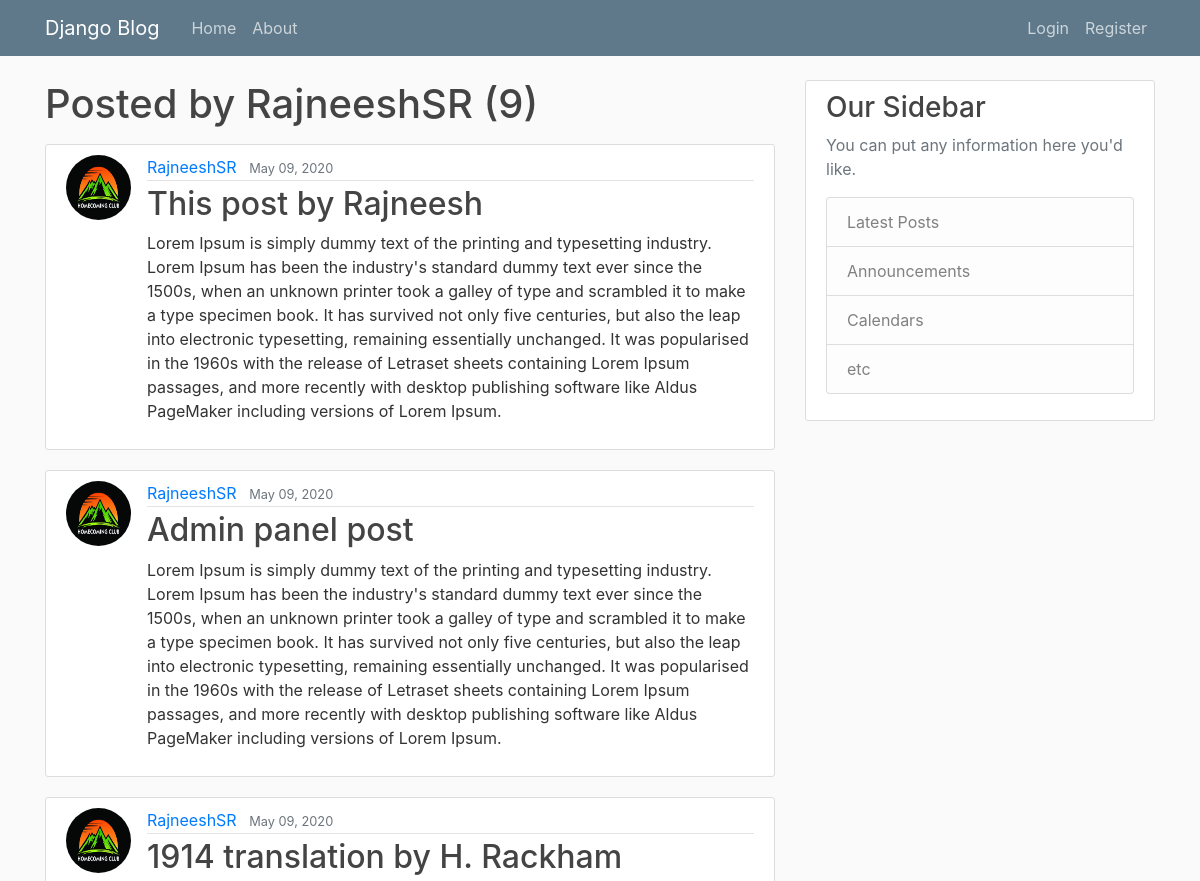
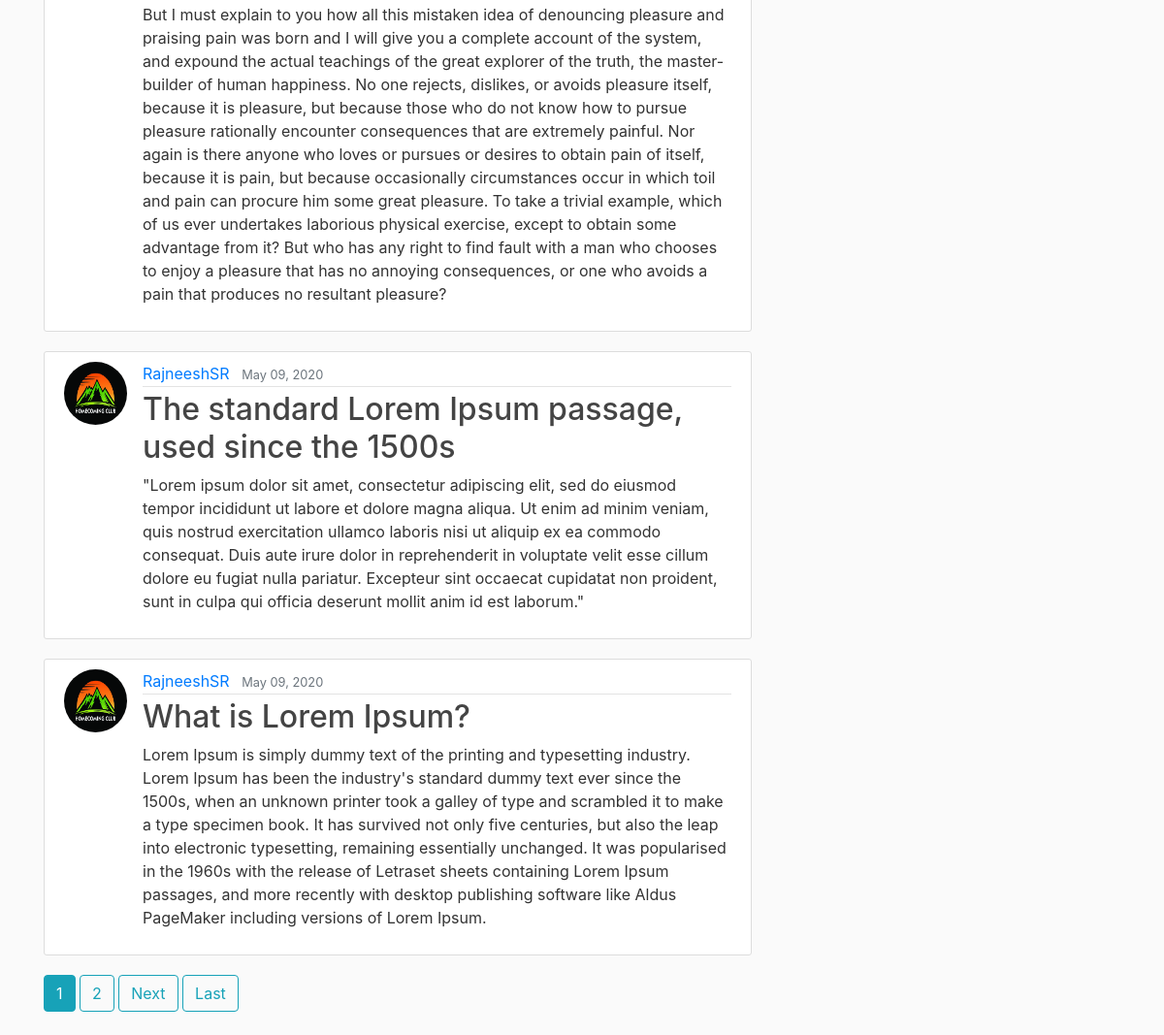
Page /user/RajneeshSR on the committed database (2 pictures, top to bottom).
### blog/models.py (models this page shows, shortened)
class Post(models.Model):
    title = models.CharField(max_length=100)
    content = models.TextField()
    date_posted = models.DateTimeField(default=timezone.now)
    author = models.ForeignKey(User, on_delete=models.CASCADE)

### users/models.py (models this page shows, shortened)
class Profile(models.Model):
    user = models.OneToOneField(User, on_delete=models.CASCADE)
    image = models.ImageField(default='default.jpg', upload_to='profile_pics')

### blog/views.py (the view)
# urls.py: path('user/<str:username>', UserPostListView.as_view(), name='user-posts'),
class UserPostListView(ListView):
    model = Post
    template_name = 'blog/user_posts.html'  # <app>/<model>_<viewtype>.html
    context_object_name = 'posts'
    paginate_by = 5
    def get_queryset(self):
        user = get_object_or_404(User, username=self.kwargs.get('username'))
        return Post.objects.filter(author=user).order_by('-date_posted')

### blog/templates/blog/user_posts.html (shortened to what this page needs)
{% extends "blog/base.html" %}
{% block content %}
    <h1 class="mb-3">Posted by {{ view.kwargs.username }} ({{ page_obj.paginator.count }})</h1>
    {% for post in posts %}
        <article class="media content-section">
            <img class="rounded-circle article-img" src="{{ post.author.profile.image.url }}">
          <div class="media-body">
            <div class="article-metadata">
              <a class="mr-2" href="{% url 'user-posts' post.author.username %}">{{ post.author }}</a>
              <small class="text-muted">{{ post.date_posted|date:"F d, Y" }}</small>
            </div>
            <h2><a class="article-title" href="{% url 'post-detail' post.id %}">{{ post.title }}</a></h2>
            <p class="article-content">{{ post.content }}</p>
          </div>
        </article>
    {% endfor %}
    {% if is_paginated %}
        {% for num in page_obj.paginator.page_range %}
            {% if page_obj.number == num %}
                <a class="btn btn-info mb-4" href="?page={{ num }}">{{ num }}</a>
            {% elif num > page_obj.number|add:'-3' and num < page_obj.number|add:'3' %}
                <a class="btn btn-outline-info mb-4" href="?page={{ num }}">{{ num }}</a>
            {% endif %}
        {% endfor %}
        {% if page_obj.has_next %}
            <a class="btn btn-outline-info mb-4" href="?page={{ page_obj.next_page_number">Next</a>
            <a class="btn btn-outline-info mb-4" href="?page={{ page_obj.paginator.num_pages }}">Last</a>
        {% endif %}
    {% endif %}
{% endblock content %}

### blog/static/blog/main.css (style rules this page uses)
body { background: #fafafa; color: #333333; margin-top: 5rem; }
h1, h2, h3, h4, h5, h6 { color: #444444; }
.content-section { background: #ffffff; padding: 10px 20px; border: 1px solid #dddddd; border-radius: 3px; margin-bottom: 20px; }
.article-title { color: #444444; }
.article-content { white-space: pre-line; }
.article-img { height: 65px; width: 65px; margin-right: 16px; }
.article-metadata { padding-bottom: 1px; margin-bottom: 4px; border-bottom: 1px solid #e3e3e3 }

### rows in the picture
Post: author.profile.image (picture), author "RajneeshSR", date_posted "May 09, 2020", title "This post by Rajneesh", content "Lorem Ipsum is simply dummy text of the printing and typesetting industry. Lorem Ipsum has been the industry's standard dummy text ever since the 1500s, when an unknown printer took a galley of type and scrambled it to make a type specimen book. It has survived not only five centuries, but also the leap into electronic typesetting, remaining essentially unchanged. It was popularised in the 1960s with the release of Letraset sheets containing Lorem Ipsum passages, and more recently with desktop publishing software like Aldus PageMaker including versions of Lorem Ipsum."
Post: author.profile.image (picture), author "RajneeshSR", date_posted "May 09, 2020", title "Admin panel post", content "Lorem Ipsum is simply dummy text of the printing and typesetting industry. Lorem Ipsum has been the industry's standard dummy text ever since the 1500s, when an unknown printer took a galley of type and scrambled it to make a type specimen book. It has survived not only five centuries, but also the leap into electronic typesetting, remaining essentially unchanged. It was popularised in the 1960s with the release of Letraset sheets containing Lorem Ipsum passages, and more recently with desktop publishing software like Aldus PageMaker including versions of Lorem Ipsum."
Post: author.profile.image (picture), author "RajneeshSR", date_posted "May 09, 2020", title "1914 translation by H. Rackham", content "But I must explain to you how all this mistaken idea of denouncing pleasure and praising pain was born and I will give you a complete account of the system, and expound the actual teachings of the great explorer of the truth, the master-builder of human happiness. No one rejects, dislikes, or avoids pleasure itself, because it is pleasure, but because those who do not know how to pursue pleasure rationally encounter consequences that are extremely painful. Nor again is there anyone who loves or pursues or desires to obtain pain of itself, because it is pain, but because occasionally circumstances occur in which toil and pain can procure him some great pleasure. To take a trivial example,…"
Post: author.profile.image (picture), author "RajneeshSR", date_posted "May 09, 2020", title "The standard Lorem Ipsum passage, used since the 1500s", content "\"Lorem ipsum dolor sit amet, consectetur adipiscing elit, sed do eiusmod tempor incididunt ut labore et dolore magna aliqua. Ut enim ad minim veniam, quis nostrud exercitation ullamco laboris nisi ut aliquip ex ea commodo consequat. Duis aute irure dolor in reprehenderit in voluptate velit esse cillum dolore eu fugiat nulla pariatur. Excepteur sint occaecat cupidatat non proident, sunt in culpa qui officia deserunt mollit anim id est laborum.\""
Post: author.profile.image (picture), author "RajneeshSR", date_posted "May 09, 2020", title "What is Lorem Ipsum?", content "Lorem Ipsum is simply dummy text of the printing and typesetting industry. Lorem Ipsum has been the industry's standard dummy text ever since the 1500s, when an unknown printer took a galley of type and scrambled it to make a type specimen book. It has survived not only five centuries, but also the leap into electronic typesetting, remaining essentially unchanged. It was popularised in the 1960s with the release of Letraset sheets containing Lorem Ipsum passages, and more recently with desktop publishing software like Aldus PageMaker including versions of Lorem Ipsum."

### other values in the picture
{{ view.kwargs.username }} "RajneeshSR"
{{ page_obj.paginator.count }} "9"
{{ num }} "1"
{{ num }} "2"
